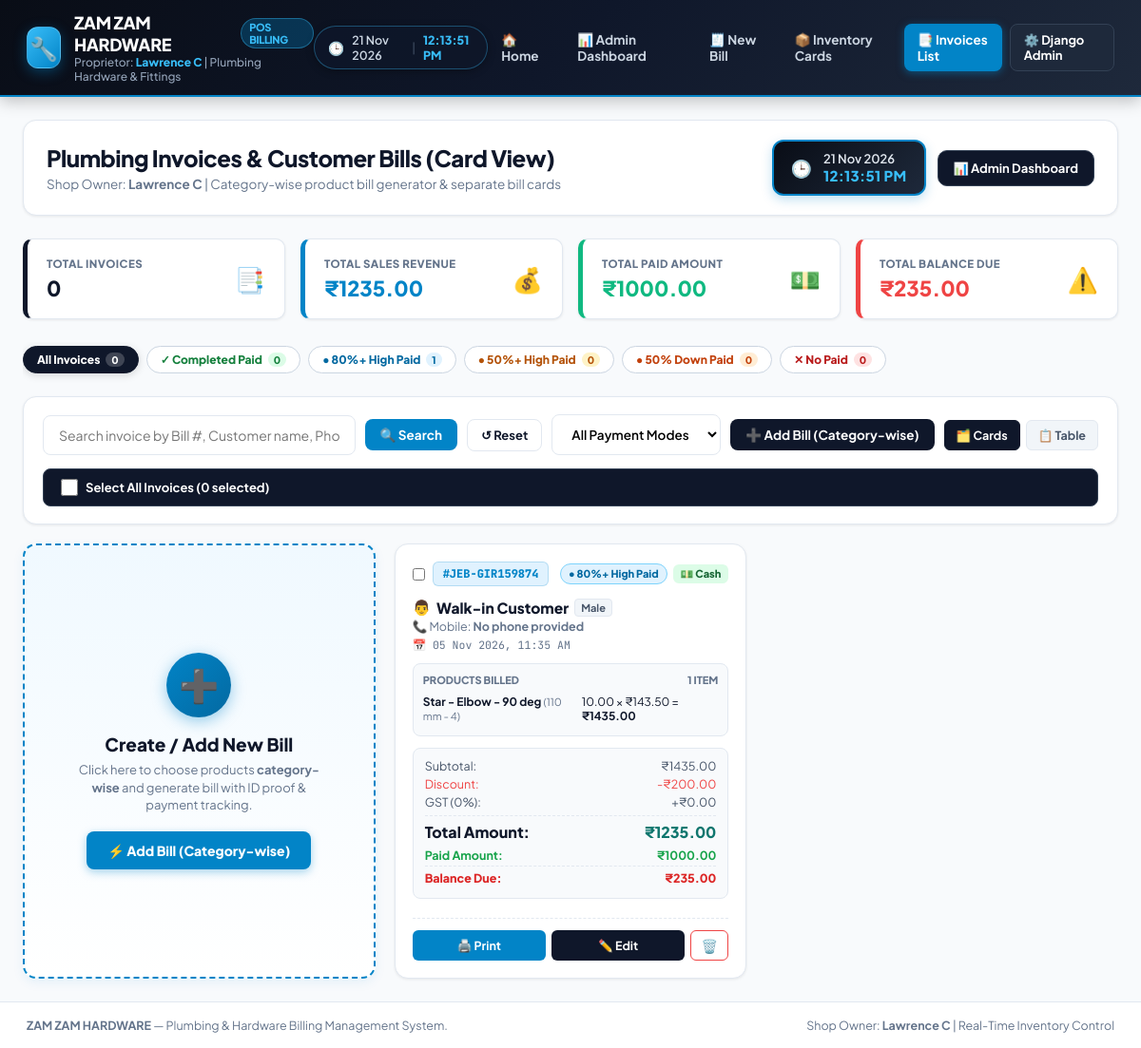
The app's page /invoices/, older data.
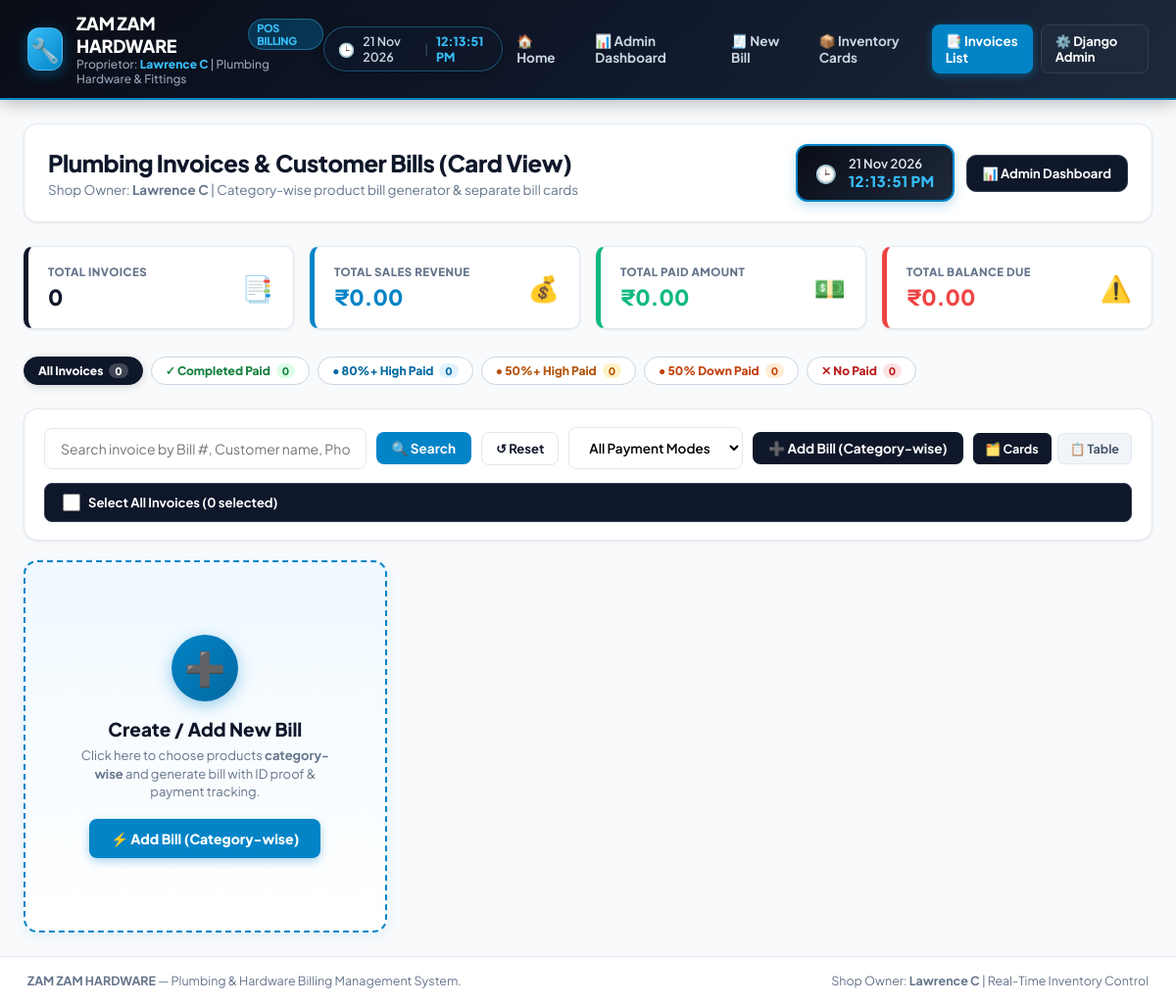
The same page, newer data.
### law/models.py (models this page shows, shortened)
class Bill(models.Model):
    GENDER_CHOICES = [
        ('MALE', 'Male'),
        ('FEMALE', 'Female'),
        ('OTHER', 'Other'),
    ]
    ID_PROOF_CHOICES = [
        ('AADHAAR', 'Aadhaar Card'),
        ('PAN', 'PAN Card'),
        ('DRIVING_LICENCE', 'Driving Licence'),
        ('VOTER_ID', 'Voter ID'),
        ('SMART_CARD', 'Smart Card / Ration Card'),
        ('OTHER', 'Other ID'),
    ]
    PAYMENT_CHOICES = [
        ('CASH', 'Cash'),
        ('UPI', 'UPI / GPay / PhonePe / Paytm'),
        ('SPLIT', 'Split (Cash + UPI)'),
        ('CARD', 'Debit / Credit Card'),
        ('CREDIT', 'Credit / Due'),
    ]
    PAYMENT_STATUS_CHOICES = [
        ('COMPLETED_PAID', 'Completed Paid'),
        ('HIGH_80_PAID', '80%+ High Paid'),
        ('HIGH_50_PAID', '50%+ High Paid'),
        ('DOWN_50_PAID', '50% Down Paid'),
        ('NO_PAID', 'No Paid (Unpaid)'),
    ]
    bill_number = models.CharField(max_length=50, unique=True, editable=False)
    customer_name = models.CharField(max_length=150, default="Walk-in Customer")
    customer_phone = models.CharField(max_length=20, blank=True, null=True, verbose_name="Mobile No")
    gender = models.CharField(max_length=10, choices=GENDER_CHOICES, default='MALE')
    door_no = models.CharField(max_length=50, blank=True, null=True, verbose_name="Door / Flat No")
    address = models.TextField(blank=True, null=True, verbose_name="Address with Door No")
    id_proof_type = models.CharField(max_length=30, choices=ID_PROOF_CHOICES, default='AADHAAR')
    id_proof_number = models.CharField(max_length=60, blank=True, null=True, verbose_name="ID Proof No")
    payment_mode = models.CharField(max_length=20, choices=PAYMENT_CHOICES, default='CASH')
    subtotal = models.DecimalField(max_digits=12, decimal_places=2, default=0.00)
    discount = models.DecimalField(max_digits=10, decimal_places=2, default=0.00, verbose_name="Discount Amount")
    gst_rate = models.DecimalField(max_digits=5, decimal_places=2, default=18.00, verbose_name="GST Rate (%)")
    gst_amount = models.DecimalField(max_digits=10, decimal_places=2, default=0.00, verbose_name="GST Amount")
    grand_total = models.DecimalField(max_digits=12, decimal_places=2, default=0.00, verbose_name="Total Amount")
    paid_amount = models.DecimalField(max_digits=12, decimal_places=2, default=0.00, verbose_name="Paid Amount")
    balance_amount = models.DecimalField(max_digits=12, decimal_places=2, default=0.00, verbose_name="Balance Amount")
    payment_status = models.CharField(max_length=25, choices=PAYMENT_STATUS_CHOICES, default='COMPLETED_PAID')
    created_at = models.DateTimeField(default=timezone.now)
    notes = models.TextField(blank=True, null=True)
    class Meta:
        verbose_name = "Bill / Invoice"
        verbose_name_plural = "Bills / Invoices"
        ordering = ['-created_at']
    @property
    def gender_icon(self):
        icons = {'MALE': '👨', 'FEMALE': '👩', 'OTHER': '⚧'}
        return icons.get(self.gender, '👤')

class BillItem(models.Model):
    bill = models.ForeignKey(Bill, on_delete=models.CASCADE, related_name='items')
    product = models.ForeignKey(Product, on_delete=models.SET_NULL, null=True, blank=True)
    product_name = models.CharField(max_length=200)
    category_name = models.CharField(max_length=120, blank=True, default='')
    size = models.CharField(max_length=80)
    rate = models.DecimalField(max_digits=10, decimal_places=2)
    quantity = models.DecimalField(max_digits=10, decimal_places=2, default=1.00, verbose_name="Quantity / Meters")
    total = models.DecimalField(max_digits=12, decimal_places=2)
    class Meta:
        verbose_name = "Bill Item"
        verbose_name_plural = "Bill Items"

### law/views.py (the view)
# urls.py: path('invoices/', views.invoices_list, name='invoices_list'),
def invoices_list(request):
    bills = Bill.objects.prefetch_related('items').all()
    brands = Brand.objects.all()
    products = Product.objects.select_related('category', 'brand').all()
    categories = Category.objects.prefetch_related('products').all()
    total_revenue = sum(b.grand_total for b in bills)
    total_paid = sum(b.paid_amount for b in bills)
    total_balance = sum(b.balance_amount for b in bills)
    completed_paid_count = bills.filter(payment_status='COMPLETED_PAID').count()
    high_80_count = bills.filter(payment_status='HIGH_80_PAID').count()
    high_50_count = bills.filter(payment_status='HIGH_50_PAID').count()
    down_50_count = bills.filter(payment_status='DOWN_50_PAID').count()
    no_paid_count = bills.filter(payment_status='NO_PAID').count()
    bills_dict = {}
    for b in bills:
        bills_dict[str(b.id)] = {
            'id': b.id,
            'bill_number': b.bill_number,
            'customer_name': b.customer_name,
            'customer_phone': b.customer_phone or '',
            'gender': b.gender,
            'door_no': b.door_no or '',
            'address': b.address or '',
            'id_proof_type': b.id_proof_type,
            'id_proof_number': b.id_proof_number or '',
            'payment_mode': b.payment_mode,
            'subtotal': float(b.subtotal),
            'discount': float(b.discount),
            'gst_rate': float(b.gst_rate),
            'gst_amount': float(b.gst_amount),
            'grand_total': float(b.grand_total),
            'paid_amount': float(b.paid_amount),
            'balance_amount': float(b.balance_amount),
            'payment_status': b.payment_status,
            'notes': b.notes or '',
            'created_at': b.created_at.strftime('%d %b %Y, %I:%M %p') if b.created_at else '',
            'items': [
                {
                    'id': it.id,
                    'product_id': it.product_id,
                    'product_name': it.product_name,
                    'category_name': it.category_name,
                    'size': it.size,
                    'rate': float(it.rate),
                    'quantity': it.quantity,
                    'total': float(it.total)
                } for it in b.items.all()
            ]
        }
    context = {
        'shop_name': "ZAM ZAM HARDWARE",
        'shop_owner': "Lawrence C",
        'bills': bills,
        'bills_dict': bills_dict,
        'products': products,
        'categories': categories,
        'brands': brands,
        'total_bills_count': bills.count(),
        'total_revenue': total_revenue,
        'total_paid': total_paid,
        'total_balance': total_balance,
        'completed_paid_count': completed_paid_count,
        'high_80_count': high_80_count,
        'high_50_count': high_50_count,
        'down_50_count': down_50_count,
        'no_paid_count': no_paid_count,
    }
    return render(request, 'law/invoices_list.html', context)

### law/models.py (called while the page is built)
    @property
    def display_code(self):
        if self.product_code and self.product_code.strip():
            return self.product_code.strip()
        return f"P-{self.id:04d}" if self.id else "P-NEW"

### law/templates/law/invoices_list.html (shortened to what the changed rows need)
{% extends 'law/base.html' %}
{% block content %}
<div class="inv-header-card">
    <div class="header-left">
        <h1>Plumbing Invoices & Customer Bills (Card View)</h1>
    </div>
</div>
<div class="stats-container">
    <div class="stat-box box-blue">
        <div>
            <div class="stat-box-title">Total Sales Revenue</div>
            <div class="stat-box-value" style="color: #0284c7;">₹{{ total_revenue|default:0|floatformat:2 }}</div>
        </div>
    </div>
    <div class="stat-box box-green">
        <div>
            <div class="stat-box-title">Total Paid Amount</div>
            <div class="stat-box-value" style="color: #10b981;">₹{{ total_paid|default:0|floatformat:2 }}</div>
        </div>
    </div>
    <div class="stat-box box-red">
        <div>
            <div class="stat-box-title">Total Balance Due</div>
            <div class="stat-box-value" style="color: #ef4444;">₹{{ total_balance|default:0|floatformat:2 }}</div>
        </div>
    </div>
</div>
<div class="status-filter-bar">
    <button type="button" class="status-filter-btn" onclick="filterByPaymentStatus('HIGH_80_PAID', this)">
        <span style="color: #0369a1;">● 80%+ High Paid</span>
        <span class="status-count-tag" style="background: #e0f2fe; color: #0369a1;">{{ high_80_count|default:0 }}</span>
    </button>
</div>
<div class="invoices-card-grid" id="invoiceCardContainer">
    {% for b in bills %}
    <div class="bill-card" id="bill-card-{{ b.id }}"
         data-id="{{ b.id }}"
         data-number="{{ b.bill_number|lower }}"
         data-customer="{{ b.customer_name|lower }}"
         data-phone="{{ b.customer_phone|default:''|lower }}"
         data-address="{{ b.door_no|default:''|lower }} {{ b.address|default:''|lower }}"
         data-idproof="{{ b.id_proof_number|default:''|lower }}"
         data-mode="{{ b.payment_mode }}"
         data-status="{{ b.payment_status }}">
        <div>
            <div class="card-top">
                <div style="display: flex; align-items: center; gap: 8px;">
                    <input type="checkbox" class="card-checkbox invoice-select" value="{{ b.id }}" onchange="handleInvoiceCheckboxChange(this, 'bill-card-{{ b.id }}')">
                    <span class="bill-number-pill">#{{ b.bill_number }}</span>
                </div>
                <div style="display: flex; align-items: center; gap: 6px; flex-wrap: wrap; justify-content: flex-end;">
                    {% if b.payment_status == 'COMPLETED_PAID' %}
                    <span class="status-badge-pill status-completed">✓ Completed Paid</span>
                    {% elif b.payment_status == 'HIGH_80_PAID' %}
                    <span class="status-badge-pill status-high80">● 80%+ High Paid</span>
                    {% elif b.payment_status == 'HIGH_50_PAID' %}
                    <span class="status-badge-pill status-high50">● 50%+ High Paid</span>
                    {% elif b.payment_status == 'DOWN_50_PAID' %}
                    <span class="status-badge-pill status-down50">● 50% Down Paid</span>
                    {% else %}
                    <span class="status-badge-pill status-nopaid">✕ No Paid</span>
                    {% endif %}
                    {% if b.payment_mode == 'CASH' %}
                    <span class="pay-badge badge-cash">💵 Cash</span>
                    {% elif b.payment_mode == 'UPI' %}
                    <span class="pay-badge badge-upi">📱 UPI</span>
                    {% elif b.payment_mode == 'CARD' %}
                    <span class="pay-badge badge-card">💳 Card</span>
                    {% else %}
                    <span class="pay-badge badge-credit">📝 Due</span>
                    {% endif %}
                </div>
            </div>
            <div class="cust-info">
                <div class="cust-name">
                    <span>{{ b.gender_icon }}</span>
                    <span>{{ b.customer_name }}</span>
                    <span class="cust-chip chip-gender">{{ b.get_gender_display }}</span>
                </div>
                <div class="cust-phone">📞 Mobile: <strong>{{ b.customer_phone|default:"No phone provided" }}</strong></div>
                <div class="bill-date-text">📅 {{ b.created_at|date:"d M Y, h:i A" }}</div>
            </div>
            <div class="card-items-preview">
                <div class="preview-header">
                    <span>Products Billed</span>
                    <span>{{ b.items.count }} item{{ b.items.count|pluralize }}</span>
                </div>
                {% for item in b.items.all %}
                <div class="preview-item-row">
                    <div>
                        <strong>{{ item.product_name }}</strong>
                        <span style="color: #64748b; font-size: 11px;">({{ item.size }})</span>
                    </div>
                    <div>
                        <span>{{ item.quantity }} × ₹{{ item.rate|floatformat:2 }}</span> =
                        <strong>₹{{ item.total|floatformat:2 }}</strong>
                    </div>
                </div>
                {% empty %}
                <div style="font-size: 11.5px; color: #94a3b8; text-align: center; padding: 4px;">No line items snapshot</div>
                {% endfor %}
            </div>
            <div class="bill-stats-box">
                <div class="bill-stat-row">
                    <span>Subtotal:</span>
                    <span>₹{{ b.subtotal|floatformat:2 }}</span>
                </div>
                {% if b.discount > 0 %}
                <div class="bill-stat-row" style="color: #ef4444;">
                    <span>Discount:</span>
                    <span>-₹{{ b.discount|floatformat:2 }}</span>
                </div>
                {% endif %}
                <div class="bill-stat-row">
                    <span>GST ({{ b.gst_rate|floatformat:0 }}%):</span>
                    <span>+₹{{ b.gst_amount|floatformat:2 }}</span>
                </div>
                <div class="bill-grand-row">
                    <span>Total Amount:</span>
                    <span class="bill-grand-val">₹{{ b.grand_total|floatformat:2 }}</span>
                </div>
                <div class="bill-stat-row" style="margin-top: 6px; font-weight: 700; color: #16a34a;">
                    <span>Paid Amount:</span>
                    <span>₹{{ b.paid_amount|floatformat:2 }}</span>
                </div>
                <div class="bill-stat-row" style="font-weight: 800; color: {% if b.balance_amount > 0 %}#dc2626{% else %}#16a34a{% endif %}; border-top: 1px dashed #e2e8f0; padding-top: 4px;">
                    <span>Balance Due:</span>
                    <span>₹{{ b.balance_amount|floatformat:2 }}</span>
                </div>
            </div>
        </div>
        <div class="bill-actions">
            <a href="{% url 'invoice_detail' b.id %}" target="_blank" class="btn-act-print">
                🖨️ Print
            </a>
            <button type="button" class="btn-act-edit" onclick="editInvoiceFromElement(this)">
                ✏️ Edit
            </button>
            <button type="button" class="btn-act-del" onclick="deleteInvoiceFromElement(this)" title="Delete invoice">
                🗑️
            </button>
        </div>
    </div>
    {% endfor %}
</div>
{% endblock %}

Row changes from the older to the newer data that the page shows:
removed Bill: bill_number "JEB-GIR159874", payment_status "● 80%+ High Paid", payment_mode "💵 Cash", gender_icon "👨", customer_name "Walk-in Customer", gender "Male", customer_phone "No phone provided", created_at "05 Nov 2026, 11:35 AM", items.count "1", subtotal "1435.00", discount "200.00", gst_rate "0", gst_amount "0.00", grand_total "1235.00", paid_amount "1000.00", balance_amount "235.00"
removed BillItem: product_name "Star - Elbow - 90 deg", size "110 mm - 4", quantity "10.00", rate "143.50", total "1435.00"
Text that changed along with them:
{{ total_revenue|default:0|floatformat:2 }}: "1235.00" → "0.00"
{{ total_paid|default:0|floatformat:2 }}: "1000.00" → "0.00"
{{ total_balance|default:0|floatformat:2 }}: "235.00" → "0.00"
{{ high_80_count|default:0 }}: "1" → "0"
